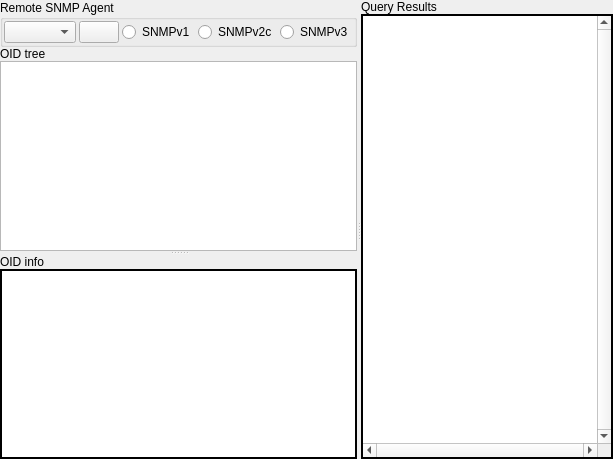
      <widget class="QWidget" name="TreeTab">
       <attribute name="title">
        <string>Tree</string>
       </attribute>
       <layout class="QGridLayout">
        <property name="leftMargin">
         <number>0</number>
        </property>
        <property name="topMargin">
         <number>0</number>
        </property>
        <property name="rightMargin">
         <number>0</number>
        </property>
        <property name="bottomMargin">
         <number>0</number>
        </property>
        <property name="spacing">
         <number>6</number>
        </property>
        <item row="0" column="0">
         <widget class="QSplitter" name="QuerySplitter">
          <property name="orientation">
           <enum>Qt::Horizontal</enum>
          </property>
          <widget class="QSplitter" name="NodeInfoSplitter">
           <property name="orientation">
            <enum>Qt::Vertical</enum>
           </property>
           <widget class="QWidget" name="MIBTreeLayout">
            <layout class="QVBoxLayout">
             <property name="spacing">
              <number>0</number>
             </property>
             <property name="leftMargin">
              <number>0</number>
             </property>
             <property name="topMargin">
              <number>0</number>
             </property>
             <property name="rightMargin">
              <number>0</number>
             </property>
             <property name="bottomMargin">
              <number>0</number>
             </property>
             <item>
              <widget class="QGroupBox" name="AgentProperties">
               <property name="title">
                <string>Remote SNMP Agent</string>
               </property>
               <layout class="QGridLayout">
                <property name="leftMargin">
                 <number>1</number>
                </property>
                <property name="topMargin">
                 <number>1</number>
                </property>
                <property name="rightMargin">
                 <number>1</number>
                </property>
                <property name="bottomMargin">
                 <number>1</number>
                </property>
                <property name="spacing">
                 <number>3</number>
                </property>
                <item row="0" column="4">
                 <widget class="QRadioButton" name="AgentProtoV3">
                  <property name="sizePolicy">
                   <sizepolicy hsizetype="Fixed" vsizetype="Fixed">
                    <horstretch>0</horstretch>
                    <verstretch>0</verstretch>
                   </sizepolicy>
                  </property>
                  <property name="text">
                   <string notr="true">SNMPv3</string>
                  </property>
                 </widget>
                </item>
                <item row="0" column="3">
                 <widget class="QRadioButton" name="AgentProtoV2">
                  <property name="sizePolicy">
                   <sizepolicy hsizetype="Fixed" vsizetype="Fixed">
                    <horstretch>0</horstretch>
                    <verstretch>0</verstretch>
                   </sizepolicy>
                  </property>
                  <property name="text">
                   <string notr="true">SNMPv2c</string>
                  </property>
                 </widget>
                </item>
                <item row="0" column="0">
                 <widget class="QComboBox" name="AgentProfile">
                  <property name="sizePolicy">
                   <sizepolicy hsizetype="Preferred" vsizetype="Fixed">
                    <horstretch>0</horstretch>
                    <verstretch>0</verstretch>
                   </sizepolicy>
                  </property>
                 </widget>
                </item>
                <item row="0" column="1">
                 <widget class="QPushButton" name="AgentSettings">
                  <property name="sizePolicy">
                   <sizepolicy hsizetype="Fixed" vsizetype="Fixed">
                    <horstretch>0</horstretch>
                    <verstretch>0</verstretch>
                   </sizepolicy>
                  </property>
                  <property name="text">
                   <string/>
                  </property>
                  <property name="icon">
                   <iconset resource="snmpb.qrc">
                    <normaloff>:/icon/cog</normaloff>:/icon/cog</iconset>
                  </property>
                 </widget>
                </item>
                <item row="0" column="2">
                 <widget class="QRadioButton" name="AgentProtoV1">
                  <property name="sizePolicy">
                   <sizepolicy hsizetype="Fixed" vsizetype="Fixed">
                    <horstretch>0</horstretch>
                    <verstretch>0</verstretch>
                   </sizepolicy>
                  </property>
                  <property name="text">
                   <string notr="true">SNMPv1</string>
                  </property>
                  <property name="autoRepeat">
                   <bool>false</bool>
                  </property>
                 </widget>
                </item>
               </layout>
              </widget>
             </item>
             <item>
              <widget class="QLabel" name="MIBTreeL">
               <property name="text">
                <string>OID tree</string>
               </property>
              </widget>
             </item>
             <item>
              <widget class="MibModelView" name="MIBTree" native="true">
               <property name="enabled">
                <bool>true</bool>
               </property>
               <property name="sizePolicy">
                <sizepolicy hsizetype="Expanding" vsizetype="Expanding">
                 <horstretch>0</horstretch>
                 <verstretch>0</verstretch>
                </sizepolicy>
               </property>
              </widget>
             </item>
            </layout>
           </widget>
           <widget class="QWidget" name="NodeInfoLayout">
            <layout class="QVBoxLayout">
             <property name="spacing">
              <number>0</number>
             </property>
             <property name="leftMargin">
              <number>0</number>
             </property>
             <property name="topMargin">
              <number>0</number>
             </property>
             <property name="rightMargin">
              <number>0</number>
             </property>
             <property name="bottomMargin">
              <number>0</number>
             </property>
             <item>
              <widget class="QLabel" name="NodeInfoL">
               <property name="text">
                <string>OID info</string>
               </property>
              </widget>
             </item>
             <item>
              <widget class="QTextEdit" name="NodeInfo">
               <property name="frameShape">
                <enum>QFrame::WinPanel</enum>
               </property>
               <property name="frameShadow">
                <enum>QFrame::Plain</enum>
               </property>
               <property name="autoFormatting">
                <set>QTextEdit::AutoAll</set>
               </property>
               <property name="readOnly">
                <bool>true</bool>
               </property>
              </widget>
             </item>
            </layout>
           </widget>
          </widget>
          <widget class="QWidget" name="QueryLayout">
           <layout class="QVBoxLayout">
            <property name="spacing">
             <number>0</number>
            </property>
            <property name="leftMargin">
             <number>0</number>
            </property>
            <property name="topMargin">
             <number>0</number>
            </property>
            <property name="rightMargin">
             <number>0</number>
            </property>
            <property name="bottomMargin">
             <number>0</number>
            </property>
            <item>
             <widget class="QLabel" name="QueryL">
              <property name="text">
               <string>Query Results</string>
              </property>
             </widget>
            </item>
            <item>
             <widget class="QTextEdit" name="Query">
              <property name="enabled">
               <bool>true</bool>
              </property>
              <property name="sizePolicy">
               <sizepolicy hsizetype="Expanding" vsizetype="Expanding">
                <horstretch>0</horstretch>
                <verstretch>0</verstretch>
               </sizepolicy>
              </property>
              <property name="frameShape">
               <enum>QFrame::WinPanel</enum>
              </property>
              <property name="frameShadow">
               <enum>QFrame::Plain</enum>
              </property>
              <property name="verticalScrollBarPolicy">
               <enum>Qt::ScrollBarAlwaysOn</enum>
              </property>
              <property name="horizontalScrollBarPolicy">
               <enum>Qt::ScrollBarAlwaysOn</enum>
              </property>
              <property name="autoFormatting">
               <set>QTextEdit::AutoNone</set>
              </property>
              <property name="undoRedoEnabled">
               <bool>false</bool>
              </property>
              <property name="lineWrapMode">
               <enum>QTextEdit::NoWrap</enum>
              </property>
              <property name="readOnly">
               <bool>true</bool>
              </property>
              <property name="overwriteMode">
               <bool>false</bool>
              </property>
             </widget>
            </item>
           </layout>
          </widget>
         </widget>
        </item>
       </layout>
      </widget>
